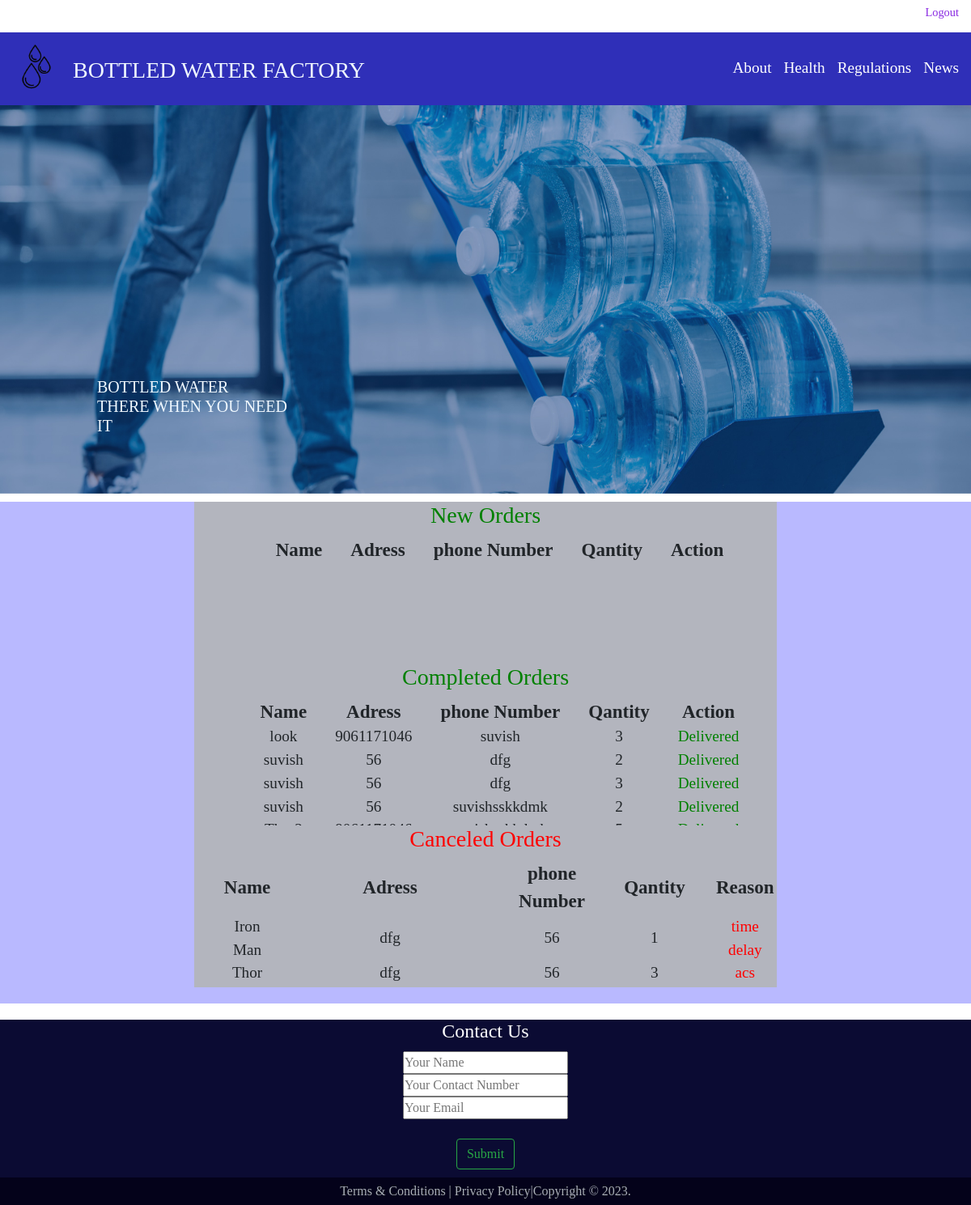
Screenshot of /company with the database file from the repository.
### watercanapp/models.py (models this page shows, shortened)
class Delivered_his(models.Model):
    name = models.CharField(max_length=15)
    phone_number = models.CharField(max_length=13)
    address = models.CharField(max_length=150)
    quantity = models.IntegerField()
    delv = models.ForeignKey(User, on_delete=models.SET_NULL,null=True,blank=True)

class Usr_can_odr(models.Model):
    name = models.CharField(max_length=15)
    phone_no = models.CharField(max_length=13)
    adress = models.CharField(max_length=150)
    quantity = models.IntegerField()
    reason = models.CharField(max_length=150)
    usr_can = models.ForeignKey(User,on_delete=models.SET_NULL,null=True,blank=True)

### watercanapp/views.py (the view)
# urls.py: path('company', views.company, name='company'),
def company(request):
    det = Orders.objects.all()
    can_odr = Usr_can_odr.objects.all()
    delv_his = Delivered_his.objects.all()
    com_can = com_can_odr.objects.all()
    return render(request, 'company.html', {'det':det, 'can_odr':can_odr, 'delv_his':delv_his, 'com_can':com_can})

### templates/company.html (shortened to what this page needs)
{% load static %}
<!DOCTYPE html>
<html lang="en">
<head>
    <link rel="stylesheet" href="https://cdn.jsdelivr.net/npm/bootstrap@4.4.1/dist/css/bootstrap.min.css">
    <link rel="stylesheet" href="{% static 'style.css' %}">
</head>
<body>
    <div class="topnav">
        <div class="loginlink">
            <a href="logout" style="color: blueviolet">Logout</a>
        </div>
    </div>
    <div class="bottomnav">
        <div class="navheadimg">
            <img src="{% static 'images/nav.png' %}">
        </div>
        <div class="navheading">
            <h3>BOTTLED WATER FACTORY</h3>
        </div>
        <div class="navheadnews">
            <a href="https://en.wikipedia.org/wiki/Bottled_water#References" style="color: white">News</a>
        </div>
        <div class="navheadregulations">
            <a href="https://en.wikipedia.org/wiki/Bottled_water#Regulation" style="color: white">Regulations</a>
        </div>
        <div class="navheadhelth">
            <a href="https://en.wikipedia.org/wiki/Drinking_water" style="color: white">Health</a>
        </div>
        <div class="navheadabout">
            <a href="https://en.wikipedia.org/wiki/Bottled_water" style="color: white">About</a>
        </div>
    </div>
    <div class="mainimage">
        <div class="mainimg">
            <img src="{% static 'images/hero2@2x-1.jpg' %}">
        </div>
        <div class="mainimghead">
            <h5> BOTTLED WATER<br> THERE WHEN YOU NEED IT</h5>
        </div>
    </div>
    <div class="comdiv">
        <div class="com1">
            <div class="comlab"><h3>New Orders</h3></div>
            <table class="comtbl1">
                <tr>
                    <th>Name</th>
                    <th>Adress</th>
                    <th>phone Number</th>
                    <th>Qantity</th>
                    <th>Action</th>
                </tr>
            </table>
        </div>
        <div class="com2">
            <div class="comlab"><h3>Completed Orders</h3></div>
            <table class="comtbl1">
                <tr>
                    <th>Name</th>
                    <th>Adress</th>
                    <th>phone Number</th>
                    <th>Qantity</th>
                    <th>Action</th>
                </tr>
                {% for i in delv_his %}
                <tr>
                    <td>{{i.name}}</td>
                    <td>{{i.phone_number}}</td>
                    <td>{{i.address}}</td>
                    <td>{{i.quantity}}</td>
                    <td style="color:green;">Delivered</td>
                </tr>
                {% endfor %}
            </table>
        </div>
        <div class="com3">
            <div class="comlab2"><h3>Canceled Orders</h3></div>
            <table class="comtbl1">
                <tr>
                    <th>Name</th>
                    <th>Adress</th>
                    <th>phone Number</th>
                    <th>Qantity</th>
                    <th>Reason</th>
                </tr>
                {% for i in can_odr %}
                <tr>
                    <td>{{i.name}}</td>
                    <td>{{i.adress}}</td>
                    <td>{{i.phone_no}}</td>
                    <td>{{i.quantity}}</td>
                    <td style="color:red;">{{i.reason}}</td>
                </tr>
                {% endfor %}
            </table>
        </div>
    </div>
    <div class="topfooter">
                <h4 style="text-align:center; color:white;">Contact Us</h4>
            <div class="footerdiv1">
                <form method='post' action="contact">
                    <input type="text" name="name" placeholder="Your Name" required><br>
                    <input type="text" name="contact_number" placeholder="Your Contact Number" required><br>
                    <input type="text" name="email" placeholder="Your Email" required><br><br>
                    <input class="btn btn-outline-success" type="submit">
                </form>
            </div>
    <div class="bottomfooter">
        <p class="bottomfooterp">Terms & Conditions | Privacy Policy|Copyright © 2023.</p>
    </div>
</body>
</html>

### static/style.css (style rules this page uses)
* { margin: 0px; padding: 0px; box-sizing: border-box; font-family: Cambria, Cochin, Georgia, Times, 'Times New Roman', serif; }
.topnav { max-width: 100%; height: 40px; }
.loginlink { font-size: 90%; float: right; padding-right: 15px; padding-top: 5px; }
a { text-decoration: none; }
.navheadimg { float: left; width: 90px; height: 90px; }
img { width: 100%; height: 100%; }
.bottomnav { max-width: 100%; height: 90px; background-color: rgb(47, 47, 184); }
.navheading { color: aliceblue; float: left; padding-top: 30px; }
.navheadnews { color: aliceblue; float: right; padding-right: 15px; padding-top: 30px; font-size: 120%; }
.navheadregulations { color: aliceblue; float: right; padding-right: 15px; padding-top: 30px; font-size: 120%; }
.navheadhelth { color: aliceblue; float: right; padding-right: 15px; padding-top: 30px; font-size: 120%; }
.navheadabout { color: aliceblue; float: right; padding-right: 15px; padding-top: 30px; font-size: 120%; }
.mainimage { max-width: 100%; display: grid; grid-template-columns: repeat(10, 1fr); grid-template-rows: repeat(10, 48px); background-color: aqua; }
.mainimg { grid-column-start: 1; grid-column-end: 11; grid-row-start: 1; grid-row-end: 11; }
.mainimghead { grid-column-start: 2; grid-column-end: 4; grid-row-start: 8; grid-row-end: 11; color: aliceblue; font-family: Verdana, Geneva, Tahoma, sans-serif; }
.topfooter { background-color: rgb(11, 11, 51); width: 100%; height: 200px; margin-top: 20px; }
.footerdiv1 { text-align: center; margin-top: 10px; margin-bottom: 10px; }
.bottomfooter { background-color: rgb(4, 2, 26); }
.bottomfooterp { text-align: center; color: rgb(169, 175, 180); padding: 5px; }
.frttbl1 th,td { text-align: center; padding-left: 35px; }
.frttbl2 th,td { text-align: center; padding-left: 35px; margin-left: 30px; }
.comdiv { width: 100%; height: 620px; background-color: rgb(185, 185, 255); margin-top: 10px; }
.com1 { width: 60%; height: 200px; background-color: rgb(179, 181, 190); margin: 10px; overflow: scroll; margin: auto; }
.com2 { width: 60%; height: 200px; background-color: rgb(179, 181, 190); margin: 10px; overflow: scroll; margin: auto; }
.com3 { width: 60%; height: 200px; background-color: rgb(179, 181, 190); margin: 10px; overflow: scroll; margin: auto; }
.comtbl1, td, th { text-align: center; padding-left: 35px; }
.comtbl1 { margin: auto; }
.comtbl1,th { font-size: 120%; }
.comlab { text-align: center; color: green; }
.comlab2 { text-align: center; color: red; }

### rows the page displays
Delivered_his: name "look", phone_number "9061171046", address "suvish", quantity "3"
Delivered_his: name "suvish", phone_number "56", address "dfg", quantity "2"
Delivered_his: name "suvish", phone_number "56", address "dfg", quantity "3"
Delivered_his: name "suvish", phone_number "56", address "suvishsskkdmk", quantity "2"
Usr_can_odr: name "Iron Man", adress "dfg", phone_no "56", quantity "1", reason "time delay"
Usr_can_odr: name "Thor", adress "dfg", phone_no "56", quantity "3", reason "acs"
